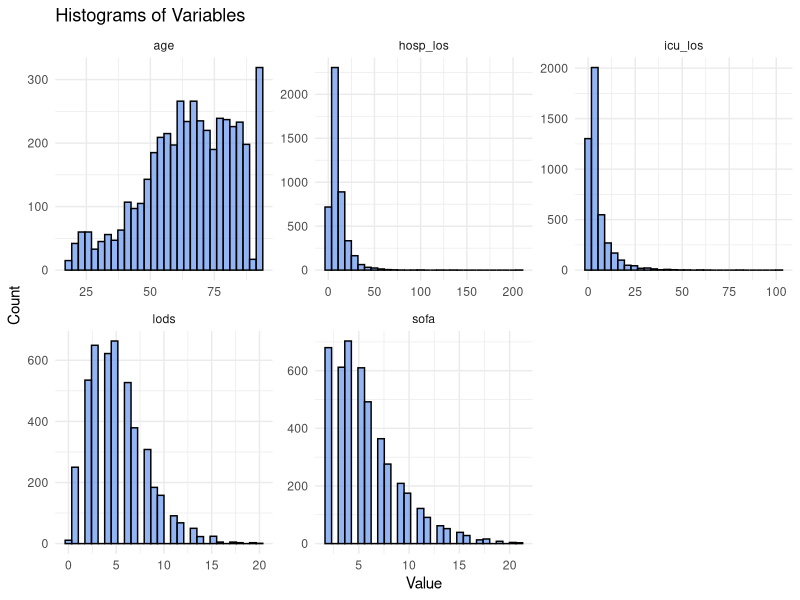
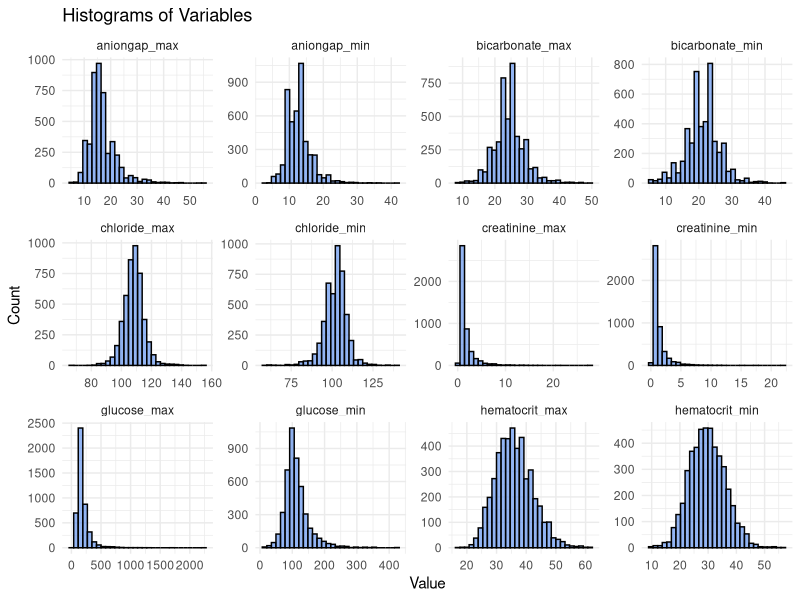
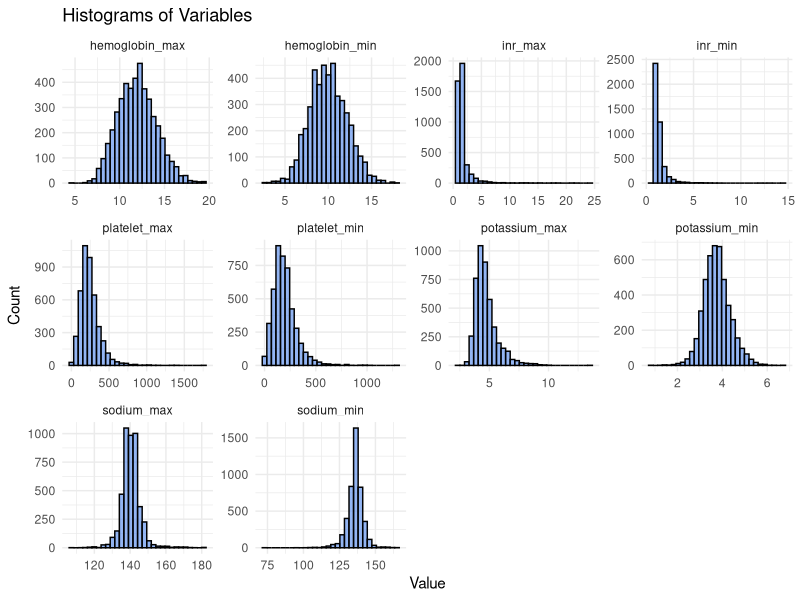
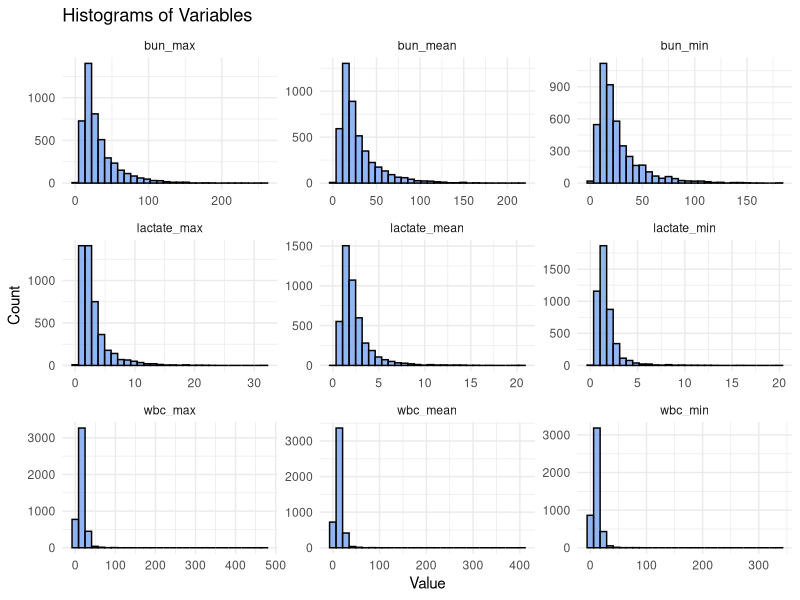
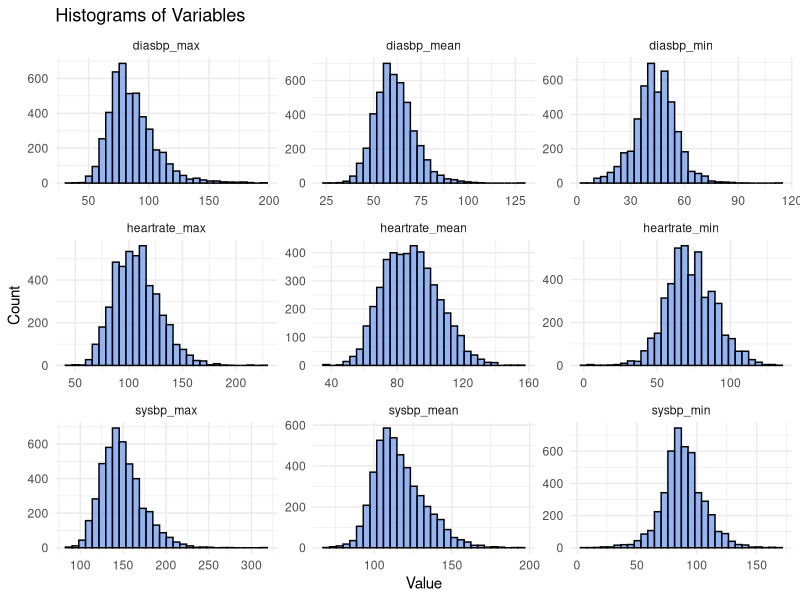
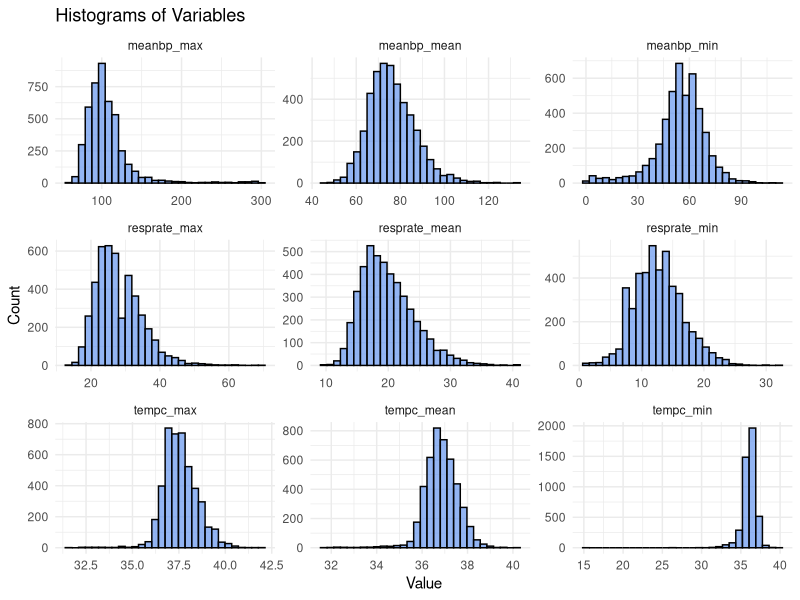
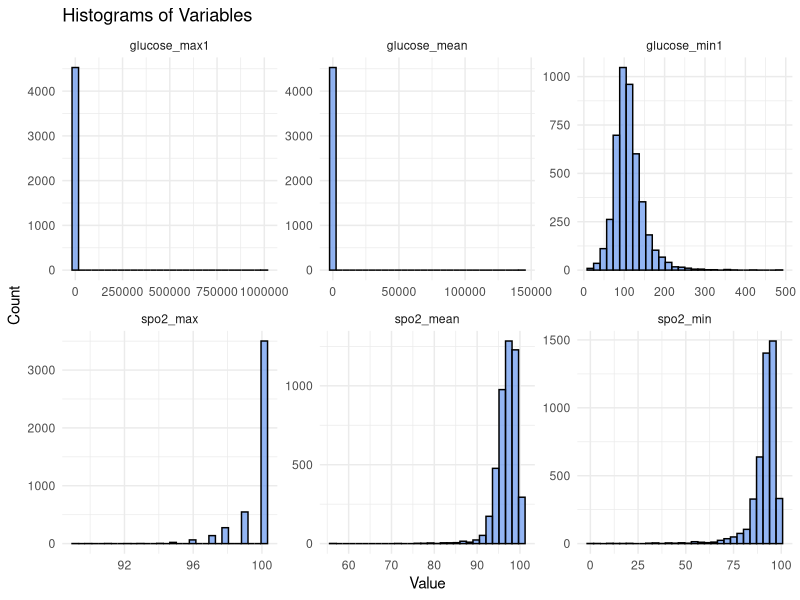
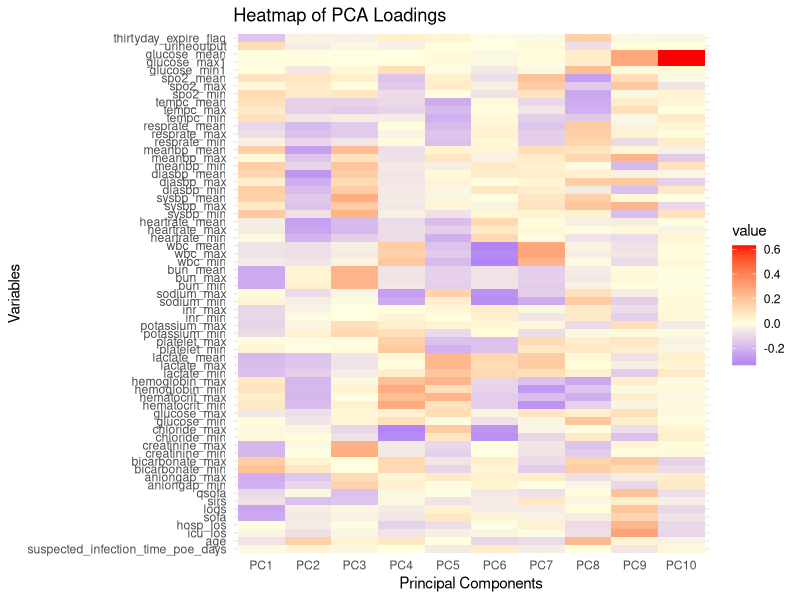

Generate these figures, in order, with R:
## ---- chunk 1
knitr::opts_chunk$set(echo = TRUE)

library(tidyverse)

## ---- chunk 2
# Downloaded from: https://translational-medicine.biomedcentral.com/articles/10.1186/s12967-020-02620-5#Sec14

# This data has all of the patients included in the study, after they filtered out certain patients due to the exclusion criteria in the paper
# n = 4559

data <- read_csv("data/12967_2020_2620_MOESM1_ESM.csv")

## ---- chunk 3

# Create histograms for each variable
data %>%
  #select(-c(icustay_id...1, hadm_id...2, icustay_id...103, hadm_id...102,
        #    intime, outtime, dbsource, suspected_infection_time_poe)) %>% #filter irrelevant variables
  select(
    age, icu_los, hosp_los, sofa, lods
  ) %>% 
  pivot_longer(cols = everything(), names_to = "variable", values_to = "value") %>%
  ggplot(aes(x = value)) +
  geom_histogram( fill = "cornflowerblue", alpha = 0.7, color = "black") +
  facet_wrap(~ variable, scales = "free") +
  theme_minimal() +
  labs(title = "Histograms of Variables", x = "Value", y = "Count")

data %>%
  select(aniongap_min:hematocrit_max) %>% 
  pivot_longer(cols = everything(), names_to = "variable", values_to = "value") %>%
  ggplot(aes(x = value)) +
  geom_histogram(fill = "cornflowerblue", alpha = 0.7, color = "black") +
  facet_wrap(~ variable, scales = "free") +
  theme_minimal() +
  labs(title = "Histograms of Variables", x = "Value", y = "Count")

data %>%
  select(hemoglobin_min, hemoglobin_max,
      #   lactate_mean, lactate_min, lactate_max,
         platelet_min, platelet_max,
         potassium_min, potassium_max,
         inr_min, inr_max,
      sodium_min, sodium_max
      ) %>% 
  pivot_longer(cols = everything(), names_to = "variable", values_to = "value") %>%
  ggplot(aes(x = value)) +
  geom_histogram(fill = "cornflowerblue", alpha = 0.7, color = "black") +
  facet_wrap(~ variable, scales = "free", ncol = 4) +
  theme_minimal() +
  labs(title = "Histograms of Variables", x = "Value", y = "Count")

data %>%
  select(lactate_min:lactate_mean,
         bun_min:wbc_mean) %>% 
  pivot_longer(cols = everything(), names_to = "variable", values_to = "value") %>%
  ggplot(aes(x = value)) +
  geom_histogram(fill = "cornflowerblue", alpha = 0.7, color = "black") +
  facet_wrap(~ variable, scales = "free", ncol = 3) +
  theme_minimal() +
  labs(title = "Histograms of Variables", x = "Value", y = "Count")

data %>%
  select(heartrate_min:diasbp_mean) %>% 
  pivot_longer(cols = everything(), names_to = "variable", values_to = "value") %>%
  ggplot(aes(x = value)) +
  geom_histogram(fill = "cornflowerblue", alpha = 0.7, color = "black") +
  facet_wrap(~ variable, scales = "free", ncol = 3) +
  theme_minimal() +
  labs(title = "Histograms of Variables", x = "Value", y = "Count")

data %>%
  select(meanbp_min:tempc_mean) %>% 
  pivot_longer(cols = everything(), names_to = "variable", values_to = "value") %>%
  ggplot(aes(x = value)) +
  geom_histogram(fill = "cornflowerblue", alpha = 0.7, color = "black") +
  facet_wrap(~ variable, scales = "free", ncol = 3) +
  theme_minimal() +
  labs(title = "Histograms of Variables", x = "Value", y = "Count")

data %>%
  select(spo2_min:glucose_mean) %>% 
  pivot_longer(cols = everything(), names_to = "variable", values_to = "value") %>%
  ggplot(aes(x = value)) +
  geom_histogram(fill = "cornflowerblue", alpha = 0.7, color = "black") +
  facet_wrap(~ variable, scales = "free", ncol = 3) +
  theme_minimal() +
  labs(title = "Histograms of Variables", x = "Value", y = "Count")
## ---- chunk 4


# Define summary statistics function
summarize_data <- function(data) {
  # Separate numeric and categorical columns
  numeric_vars <- data %>% select(where(is.numeric)) %>% names()
  categorical_vars <- data %>% select(where(~ is.character(.x) || is.factor(.x))) %>% names()
  
  # Summary for numeric variables
  numeric_summary <- data %>%
    select(all_of(numeric_vars)) %>%
    pivot_longer(cols = everything(), names_to = "variable", values_to = "value") %>%
    group_by(variable) %>%
    reframe(
      stats = if (all(value %in% c(0, 1), na.rm = TRUE)) {
        counts <- table(value)
        percentages <- prop.table(counts) * 100
        paste0(
          "Count: ", paste(names(counts), "=", counts, collapse = ", "), "; ",
          "Percentage: ", paste(names(percentages), "=", round(percentages, 2), "%", collapse = ", ")
        )
      } else {
        paste0(
          "Mean: ", round(mean(value, na.rm = TRUE), 2), "; ",
          "Median: ", round(median(value, na.rm = TRUE), 2), "; ",
          "SD: ", round(sd(value, na.rm = TRUE), 2), "; ",
          "Min: ", round(min(value, na.rm = TRUE), 2), "; ",
          "Max: ", round(max(value, na.rm = TRUE), 2)
        )
      }
    )
  
  # Summary for categorical variables
  categorical_summary <- data %>%
    select(all_of(categorical_vars)) %>%
    pivot_longer(cols = everything(), names_to = "variable", values_to = "value") %>%
    group_by(variable, value) %>%
    summarise(
      count = n(),
      percentage = round(n() / sum(n()) * 100, 2),
      .groups = "drop"
    ) %>%
    group_by(variable) %>%
    reframe(
      stats = paste0(
        value, ": Count ", count, "; Percentage ", percentage, "%", collapse = "; "
      )
    )
  
  # Combine summaries
  bind_rows(
    numeric_summary,
    categorical_summary
  )
}


# Define summary statistics function
summarize_data_table1 <- function(data) {
  numeric_vars <- data %>% select(where(is.numeric)) %>% names()
  categorical_vars <- data %>% select(where(~ is.character(.x) || is.factor(.x))) %>% names()
  
  # Numeric variables summary
  numeric_summary <- data %>%
    select(all_of(numeric_vars)) %>%
    pivot_longer(cols = everything(), names_to = "Variable", values_to = "Value") %>%
    group_by(Variable) %>%
    reframe(
      Summary = if (all(Value %in% c(0, 1), na.rm = TRUE)) {
        counts <- table(Value)
        percentages <- prop.table(counts) * 100
        paste0(
          paste(names(counts), " (", round(percentages, 2), "%)", collapse = ", ")
        )
      } else {
        paste0(
          "Mean: ", round(mean(Value, na.rm = TRUE), 2), ", ",
          "Median: ", round(median(Value, na.rm = TRUE), 2), ", ",
          "SD: ", round(sd(Value, na.rm = TRUE), 2), ", ",
          "Min: ", round(min(Value, na.rm = TRUE), 2), ", ",
          "Max: ", round(max(Value, na.rm = TRUE), 2)
        )
      }
    )
  
  # Categorical variables summary
  categorical_summary <- data %>%
    select(all_of(categorical_vars)) %>%
    pivot_longer(cols = everything(), names_to = "Variable", values_to = "Value") %>%
    group_by(Variable, Value) %>%
    summarise(
      Count = n(),
      Percentage = round(n() / sum(n()) * 100, 2),
      .groups = "drop"
    ) %>%
    group_by(Variable) %>%
    reframe(
      Summary = paste0(
        Value, " (", Count, ", ", Percentage, "%)", collapse = "; "
      )
    )
  
  # Combine summaries
  bind_rows(
    numeric_summary,
    categorical_summary
  )
}

# Run the function on the example dataset
summary_stats <- summarize_data(data %>% 
                                  select(-c(icustay_id...1, hadm_id...2, icustay_id...103, hadm_id...102,intime, outtime, dbsource, blood_culture_time, antibiotic_time_poe, suspected_infection_time_poe)))

# View the result
knitr::kable(summary_stats)

# Generate the Table 1
table1 <- summarize_data_table1(data %>% 
                                  select(-c(icustay_id...1, hadm_id...2, icustay_id...103, hadm_id...102,intime, outtime, dbsource, blood_culture_time,antibiotic_time_poe, suspected_infection_time_poe)))

# Display Table 1
knitr::kable(
  table1,
  col.names = c("Variable", "Summary"),
  caption = "Table 1: Summary Statistics"
)





## ---- chunk 5

data_numeric <-  data %>%
   # select(-c(icustay_id...1, hadm_id...2, icustay_id...103, hadm_id...102,intime, outtime, dbsource, blood_culture_time, antibiotic_time_poe, suspected_infection_time_poe)) %>% 
 #   select(where(is.numeric))  %>% 
   select(suspected_infection_time_poe_days,
          age, 
          icu_los,
          hosp_los,
          sofa,
          lods,
          sirs,
          qsofa,
          aniongap_min:glucose_mean,
          urineoutput,
          icustay_id...1,
          thirtyday_expire_flag) %>% 
  na.omit()

pca_result <- prcomp(data_numeric %>% select(-c(icustay_id...1),
                                             thirtyday_expire_flag), scale = TRUE)

loadings <- pca_result$rotation

loadings <- loadings[,1:10]

# Convert the loadings matrix into a long format for ggplot
library(reshape2)
loadings_melted <- melt(loadings)

# Plot the heatmap using ggplot
ggplot(loadings_melted, aes(x = Var2, y = Var1, fill = value)) +
  geom_tile() +
  scale_fill_gradient2(low = "blue", mid = "lightyellow", high = "red", midpoint = 0) +
  labs(title = "Heatmap of PCA Loadings", x = "Principal Components", y = "Variables") +
  theme_minimal()

biplot(pca_result)

# library("FactoMineR")
# 
# fviz_pca_var(pca_result, col.var = "cos2",
#             gradient.cols = c("black", "orange", "green"),
#             repel = TRUE)

# Prepare data for plotting
scores <- as.data.frame(pca_result$x[, 1:6])  # Take PC1 and PC2
scores$thirty_day <- data_numeric %>% mutate(thirtyday_expire_flag = as.factor(thirtyday_expire_flag)) %>% pull(thirtyday_expire_flag) 
#colnames(scores) <- c("PC1", "PC2", "PC3", "PC4", "PC5", "thirty_day")

# Plot
ggplot(scores, aes(x = PC1, y = PC2, color = thirty_day)) +
  geom_point(size = 2, alpha = 0.6) +
  labs(title = "PC1 vs PC2", x = "Principal Component 1", y = "Principal Component 2") +
  theme_minimal() 

as.data.frame(loadings) %>%
  select(PC1) %>% 
  arrange(PC1)

